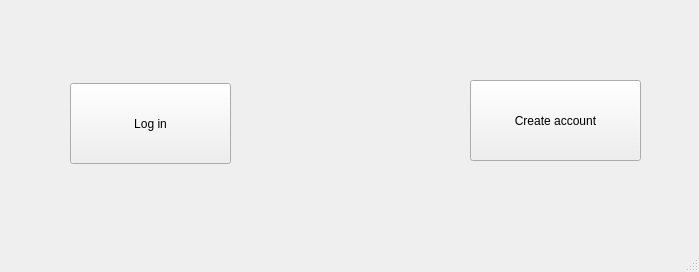
<?xml version="1.0" encoding="UTF-8"?>
<ui version="4.0">
 <class>MainWindow</class>
 <widget class="QMainWindow" name="MainWindow">
  <property name="geometry">
   <rect>
    <x>0</x>
    <y>0</y>
    <width>699</width>
    <height>272</height>
   </rect>
  </property>
  <property name="windowTitle">
   <string>MainWindow</string>
  </property>
  <widget class="QWidget" name="centralwidget">
   <widget class="QPushButton" name="login">
    <property name="geometry">
     <rect>
      <x>70</x>
      <y>83</y>
      <width>161</width>
      <height>81</height>
     </rect>
    </property>
    <property name="mouseTracking">
     <bool>true</bool>
    </property>
    <property name="text">
     <string>Log in</string>
    </property>
   </widget>
   <widget class="QPushButton" name="createaccount">
    <property name="geometry">
     <rect>
      <x>470</x>
      <y>80</y>
      <width>171</width>
      <height>81</height>
     </rect>
    </property>
    <property name="mouseTracking">
     <bool>true</bool>
    </property>
    <property name="text">
     <string>Create account</string>
    </property>
   </widget>
  </widget>
  <widget class="QMenuBar" name="menubar">
   <property name="geometry">
    <rect>
     <x>0</x>
     <y>0</y>
     <width>699</width>
     <height>33</height>
    </rect>
   </property>
  </widget>
  <widget class="QStatusBar" name="statusbar"/>
 </widget>
 <resources/>
 <connections/>
</ui>
